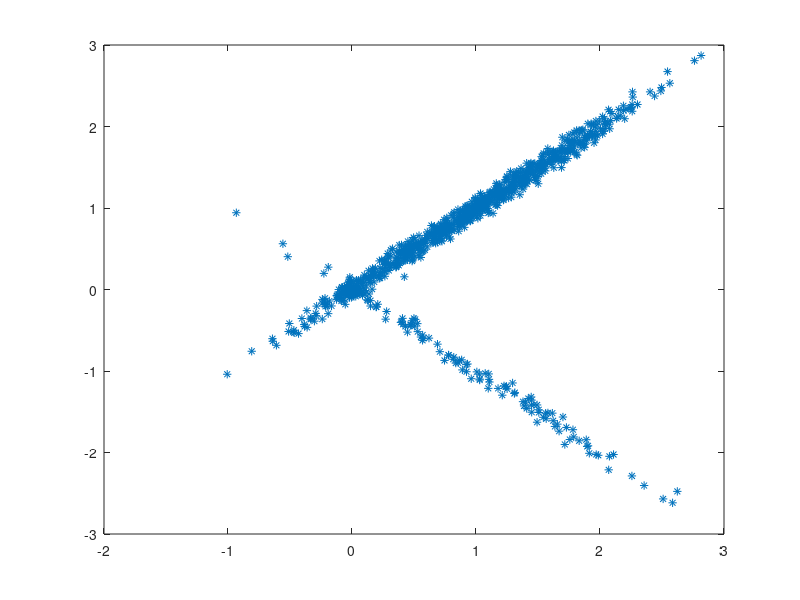

Reproduce this figure in MATLAB.
clear
clc
%gerar 1e3 instancia da V.A cuja distribuição é
%fx(x) = 0.1*N([0;0][0.1,0;0,0.1])+0.7*N([1;1][1,0.9;0.9,1])+0.2*N([1;-1][1,-0.9;-0.9,1])
pa = 0.7; %Probabilidade da gaussiana A
pb = 0.1;%Probabilidade da gaussiana B
pc = 0.2; %Probabilidade da gaussiana C
%Duas variaveis aleatorias:
ra = [1,0.9;0.9,1]; %matriz de correlação da gaussiana A
ma = [1;1]; %media da gaussiana A
rb = [0.1,0;0,0.1];
mb = [0;0];
rc = [1,-0.9;-0.9,1];
mc = [1;-1];
Aa = ra^1/2;
Ab = rb^1/2;
Ac = rc^1/2;
x = ones(2,1000);
for i = 1:1000
    sorteio = rand;
    if sorteio <= pb      
        x(:,i) = Ab*randn(2,1) + mb;
    elseif sorteio > pb && sorteio <= pc
        x(:,i) = Ac*randn(2,1) +mc;
    else
        x(:,i) = Aa*randn(2,1) + ma;
    end
end
plot(x(1,:),x(2,:), '*');
